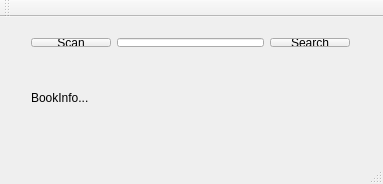
<?xml version="1.0" encoding="UTF-8"?>
<ui version="4.0">
 <class>MainWindow</class>
 <widget class="QMainWindow" name="MainWindow">
  <property name="geometry">
   <rect>
    <x>0</x>
    <y>0</y>
    <width>383</width>
    <height>184</height>
   </rect>
  </property>
  <property name="windowTitle">
   <string>MainWindow</string>
  </property>
  <widget class="QWidget" name="centralWidget">
   <widget class="QWidget" name="verticalLayoutWidget">
    <property name="geometry">
     <rect>
      <x>20</x>
      <y>50</y>
      <width>341</width>
      <height>61</height>
     </rect>
    </property>
    <layout class="QVBoxLayout" name="verticalLayout">
     <item>
      <widget class="QLabel" name="BookInfo">
       <property name="text">
        <string>BookInfo...</string>
       </property>
      </widget>
     </item>
    </layout>
   </widget>
   <widget class="QWidget" name="horizontalLayoutWidget">
    <property name="geometry">
     <rect>
      <x>20</x>
      <y>10</y>
      <width>341</width>
      <height>31</height>
     </rect>
    </property>
    <layout class="QHBoxLayout" name="horizontalLayout">
     <item>
      <widget class="QPushButton" name="ScanBtn">
       <property name="text">
        <string>Scan</string>
       </property>
      </widget>
     </item>
     <item>
      <widget class="QLineEdit" name="IsbnEdit">
       <property name="text">
        <string/>
       </property>
      </widget>
     </item>
     <item>
      <widget class="QPushButton" name="SearchBtn">
       <property name="text">
        <string>Search</string>
       </property>
      </widget>
     </item>
    </layout>
   </widget>
  </widget>
  <widget class="QMenuBar" name="menuBar">
   <property name="geometry">
    <rect>
     <x>0</x>
     <y>0</y>
     <width>383</width>
     <height>25</height>
    </rect>
   </property>
  </widget>
  <widget class="QToolBar" name="mainToolBar">
   <attribute name="toolBarArea">
    <enum>TopToolBarArea</enum>
   </attribute>
   <attribute name="toolBarBreak">
    <bool>false</bool>
   </attribute>
  </widget>
  <widget class="QStatusBar" name="statusBar"/>
 </widget>
 <layoutdefault spacing="6" margin="11"/>
 <resources/>
 <connections/>
</ui>
